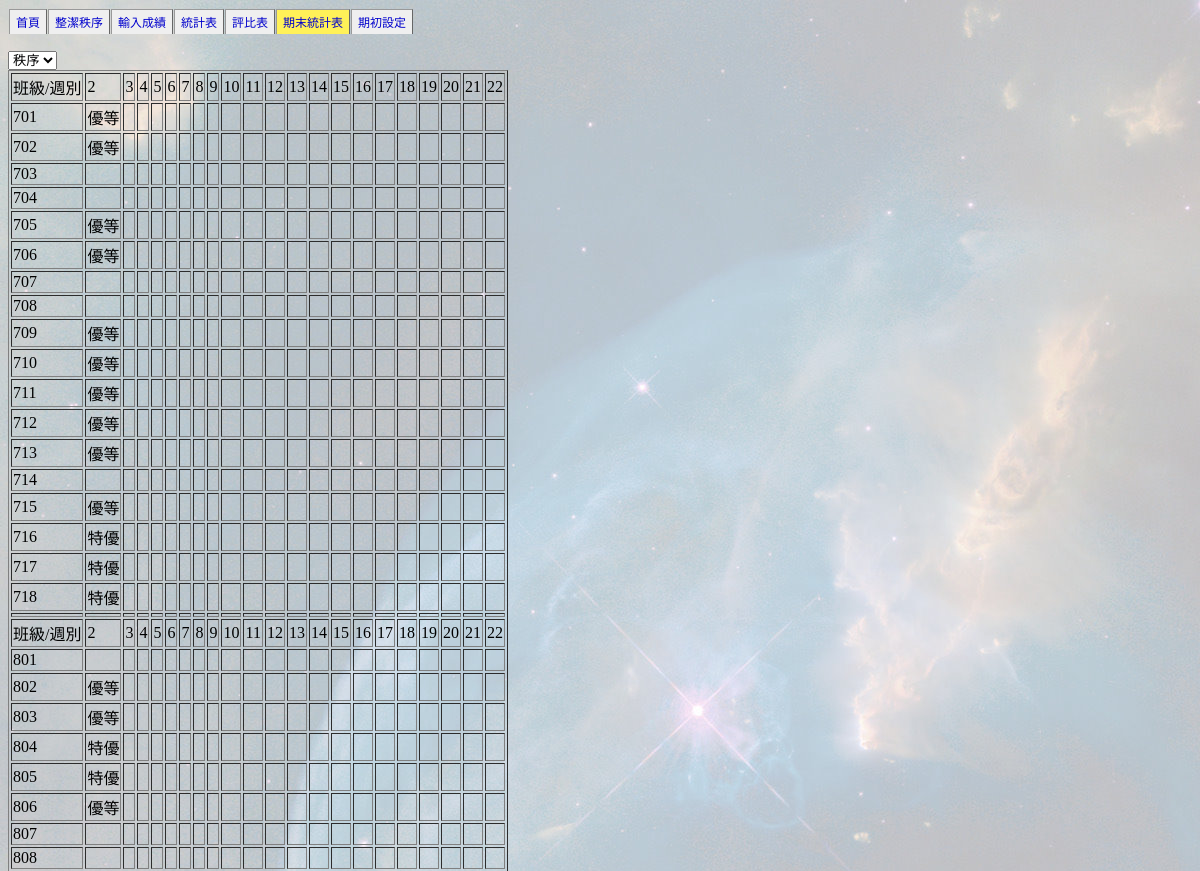
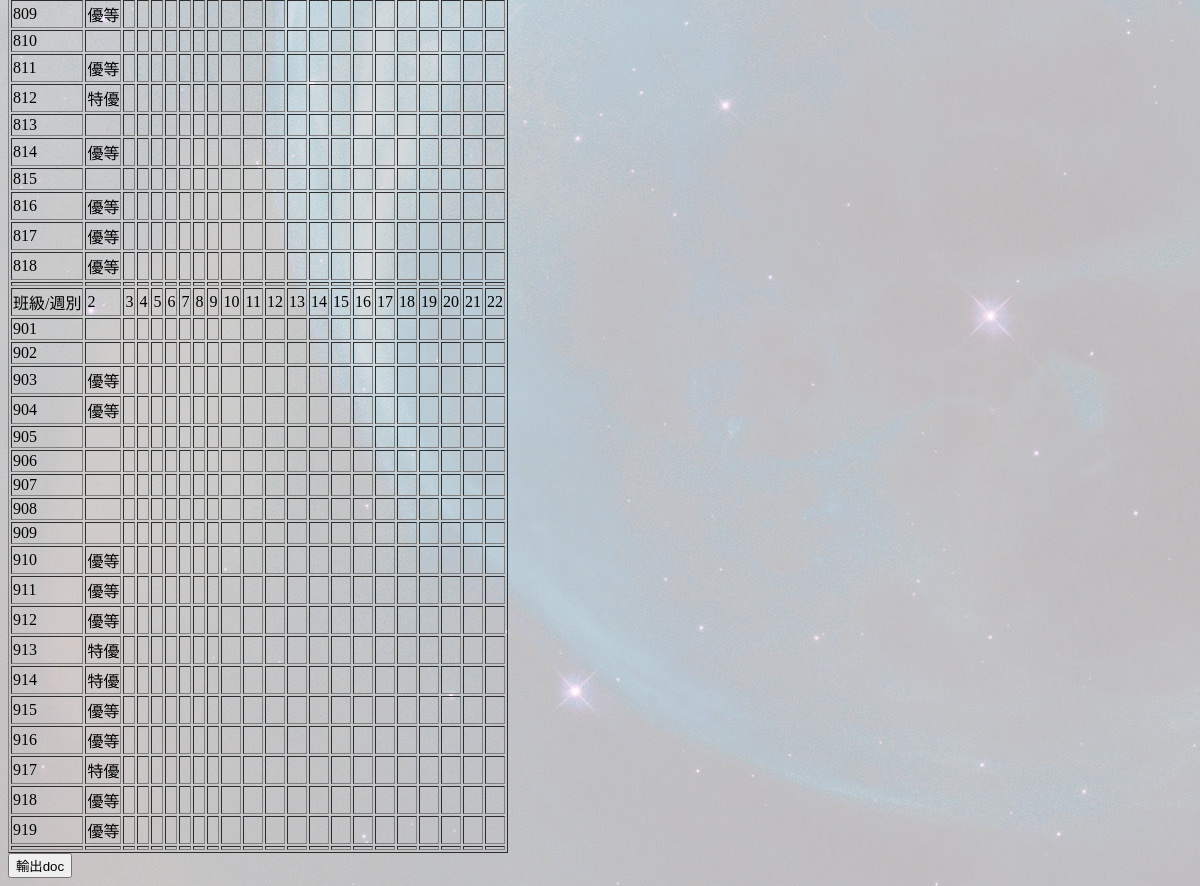
Page /cleord/allstat.php?selcleord=2 on the committed database (2 pictures, top to bottom).
### tables this page shows
CREATE TABLE `cleord` (
  `prikey` int(11) NOT NULL AUTO_INCREMENT,
  `kind` tinyint(4) NOT NULL,
  `class` smallint(6) NOT NULL,
  `week` tinyint(4) NOT NULL,
  `Mon` tinyint(4) NOT NULL,
  `Tue` tinyint(4) NOT NULL,
  `Wed` tinyint(4) NOT NULL,
  `Thu` tinyint(4) NOT NULL,
  `Fri` tinyint(4) NOT NULL,
  `Sat` tinyint(4) NOT NULL,
  `Sun` tinyint(4) NOT NULL,
  `tscore` smallint(6) NOT NULL,
  `rank` varchar(6) NOT NULL,
  `memo` varchar(4) NOT NULL,
  PRIMARY KEY (`prikey`)
);

### cleord/allstat.php (the view, shortened to what this page needs)
<?php
include "config.php";
SelectMenu("allstat.php","期末統計表");
$mysqli = new mysqli($DB_SERVER,$DB_LOGIN,$DB_PASSWORD,$DB_NAME);
$current_year = 0 ; $current_semester = 0 ;$classnum[1]=0;$classnum[2]=0;$classnum[3]=0;
current_year_semester();
$curryear=$current_year;
$currseme=$current_semester;
$weekarr=get_week_array();
?>
<p>
<form id="forminput" name="forminput" method="post" action="<?php echo $_SERVER['PHP_SELF']; ?>">
 <select name="selcleord" id="selcleord" onchange="forminput.submit();" >
<?php
echo '<option value="2" ';
if ($_REQUEST["selcleord"]==2)
	{echo 'selected="selected"';}
echo '>秩序</option>';
?>
</select></form>
<?php
echo '<table border="1">';
for ($i=1;$i<=3;$i++)
	{
	echo '<tr><td>班級/週別</td>';
	for ($j=2;$j<count($weekarr);$j++)
		{echo '<td>'.$j.'</td>';}
	echo '</tr>';
	for ($k=1;$k<=$classnum[$i];$k++)
		{
		echo '<tr><td>'.($i+6).chclass($k).'</td>';
		for ($j=2;$j<count($weekarr);$j++)
			{echo '<td>'.findrank($i,$j,$k).'</td>';}
		echo '</tr>';
		}
	echo '<tr>';
	for ($j=1;$j<count($weekarr);$j++)
		{echo '<td></td>';}
	echo '</tr>';
	}
$form_text='</table><form id="outdoc" name="outdoc" method="post" action="outalldoc.php"><input type="hidden" name="curryear" value="'.$curryear.'">
<input type="hidden" name="currseme" value="'.$currseme.'">';
$form_text.='<input type="hidden" name="classnum[1]" value="'.$classnum[1].'"><input type="hidden" name="classnum[2]" value="'.$classnum[2].'"><input type="hidden" name="classnum[3]" value="'.$classnum[3].'"><input type="hidden" name="filesub" value="'.$_REQUEST["selcleord"].'"><input type="submit" name="send"  value="輸出doc" /></form>';
echo $form_text;
FootCode();
function findrank($i,$j,$k)
	{
	global $mysqli;
	$class=$i.chclass($k);
	$sql_select = "select rank from cleord  WHERE week='".$j."' AND kind='".$_REQUEST["selcleord"]."' AND class=".$class;
	if (!$record_set =$mysqli->query($sql_select))
		error_echo ($_SERVER['PHP_SELF'].__LINE__."-查詢失敗: (" . $mysqli->errno . ") " . $mysqli->error);
	if (list($rank)=$record_set->fetch_array(MYSQLI_NUM))
		{
		return $rank;
		}
	return "";
	}
function chclass($num)
	{
	$numt=0+$num;
	if ($numt<10	)
		{return "0".$numt;}
	else
		{return "".$numt;}
	}
?>

### cleord/config.php (shortened to what this page needs)
<?php
function IsSelected($selectfilename, $filename)
{
	if ($filename == $selectfilename) {
		return '#FFF158';
	} else {
		return '#EFEFEF';
	}
}
function SelectMenu($selectfilename, $title)
{
	$menuHeader = '<!doctype html>
<html>
<head>
	<meta charset="UTF-8">
	<meta name="viewport" content="width=device-width, initial-scale=1.0">
	<title>' . $title . '</title>
	<link type="text/css" href="../themes/new/new.css" rel="stylesheet" />
	<link type="text/css" href="../themes/base/jquery-ui-1.8.2.custom.css" rel="stylesheet" />
</head>
<body  background="../images/background1.jpg">
	<table cellspacing=1 cellpadding=3><tr>
		<td class="tab" bgcolor="#EFEFEF">&nbsp;<a href="../index.html">首頁</a>&nbsp;</td>
		<td class="tab" bgcolor="' . IsSelected($selectfilename, "index.php") . '">&nbsp;<a href="index.php">整潔秩序</a>&nbsp;</td>
		<td class="tab" bgcolor="' . IsSelected($selectfilename, "inscore.php") . '">&nbsp;<a href="inscore.php">輸入成績</a>&nbsp;</td>
		<td class="tab" bgcolor="' . IsSelected($selectfilename, "statistics.php") . '">&nbsp;<a href="statistics.php">統計表</a>&nbsp;</td>
		<td class="tab" bgcolor="' . IsSelected($selectfilename, "grade.php") . '">&nbsp;<a href="grade.php">評比表</a>&nbsp;</td>
		<td class="tab" bgcolor="' . IsSelected($selectfilename, "allstat.php") . '">&nbsp;<a href="allstat.php">期末統計表</a>&nbsp;</td>
		<td class="tab" bgcolor="' . IsSelected($selectfilename, "setone.php") . '">&nbsp;<a href="setone.php">期初設定</a>&nbsp;</td>
		</tr></table>';
	echo $menuHeader;
}
function FootCode()
{
	$footer = '</body>
		</html>';
	echo $footer;
}
function current_year_semester()
{
	global $mysqli, $current_year, $current_semester, $classnum;
	$query = "SELECT * FROM `year_semester_class` WHERE CURRENT_DATE() BETWEEN `start_day` AND `end_day`";
	if (!$record_set = $mysqli->query($query))
		error_echo("config.php:" . __LINE__ . "-查詢失敗: (" . $mysqli->errno . ") " . $mysqli->error);
	if ($row = $record_set->fetch_assoc()) {
		$id = $row["id"];
		$current_year = $row["year"];
		$current_semester = $row["semester"];
		$classnum[1] = $row["class_number_1"];
		$classnum[2] = $row["class_number_2"];
		$classnum[3] = $row["class_number_3"];
	} else {
		error_echo("config.php:" . __LINE__ . "-找不到學期");
	}
	return $id;
}
function get_week_array()
{
	global $mysqli, $current_year, $current_semester;
	$sql_select = "select start_day,end_day from year_semester_class where year = $current_year and semester = $current_semester ";
	if (!$record_set = $mysqli->query($sql_select))
		error_echo("config.php:" . __LINE__ . "-查詢失敗: (" . $mysqli->errno . ") " . $mysqli->error);
	if ($row = $record_set->fetch_assoc()) {
		$semester_start_date = $row["start_day"];
		$semester_end_date = $row["end_day"];
	}
	$week_date = date("w", strtotime($semester_start_date));
	$semester_start_date = date("Y-m-d", strtotime($semester_start_date . "-$week_date day"));
	$semester_end_date = date("Y-m-d", strtotime($semester_end_date . "7 day"));
	$array_nmber = 1;
	$week_sunday = $semester_start_date;
	do {
		$week_array[$array_nmber] = $week_sunday;
		$week_sunday = date("Y-m-d", strtotime($week_sunday . "7 day"));
		$array_nmber++;
	} while ($week_sunday < $semester_end_date);
	return $week_array;
}
?>

### themes/new/new.css (style rules this page uses)
body { background-color: #FFFFFF; }
form { margin: 0px; display: inline; }
a:link { color:#0000cc;text-decoration: none }
td.tab { border-top: 1px solid #999; border-right: 1px solid #666; border-left: 1px solid #999; border-bottom: none; font-size: 12px; -moz-border-radius: 2px; }

### rows in the picture
cleord: rank "優等"
cleord: rank "優等"
cleord: rank "優等"
cleord: rank "優等"
cleord: rank "優等"
cleord: rank "優等"
cleord: rank "優等"
cleord: rank "優等"
cleord: rank "優等"
cleord: rank "優等"
cleord: rank "特優"
cleord: rank "特優"
cleord: rank "特優"
cleord: rank "優等"
cleord: rank "優等"
cleord: rank "特優"
cleord: rank "特優"
cleord: rank "優等"
cleord: rank "優等"
cleord: rank "優等"
cleord: rank "特優"
cleord: rank "優等"
cleord: rank "優等"
cleord: rank "優等"
cleord: rank "優等"
cleord: rank "優等"
cleord: rank "優等"
cleord: rank "優等"
cleord: rank "優等"
cleord: rank "優等"
cleord: rank "特優"
cleord: rank "特優"
cleord: rank "優等"
cleord: rank "優等"
cleord: rank "特優"
cleord: rank "優等"
cleord: rank "優等"

### other values in the picture
chclass($k) "01"
chclass($k) "02"
chclass($k) "03"
chclass($k) "04"
chclass($k) "05"
chclass($k) "06"
chclass($k) "07"
chclass($k) "08"
chclass($k) "09"
chclass($k) "10"
chclass($k) "11"
chclass($k) "12"
chclass($k) "13"
chclass($k) "14"
chclass($k) "15"
